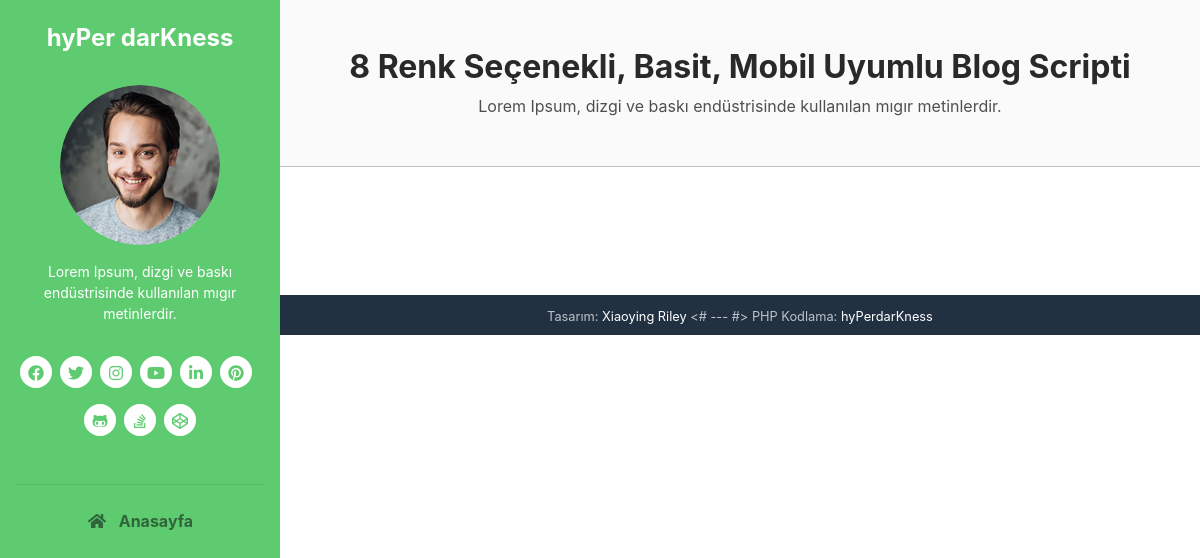
The page / on the database its author committed.
### tables this page shows
CREATE TABLE `settings` (
  `siteadi_title` varchar(200) NOT NULL,
  `siteadi_sidebar` varchar(100) NOT NULL,
  `siteadi_head` varchar(100) NOT NULL,
  `siteadi_intro` text NOT NULL,
  `keywords` varchar(200) NOT NULL,
  `description` varchar(200) NOT NULL,
  `analytics` text NOT NULL,
  `color` int(11) NOT NULL,
  `about` text NOT NULL,
  `facebook` varchar(100) NOT NULL,
  `twitter` varchar(100) NOT NULL,
  `instagram` varchar(100) NOT NULL,
  `youtube` varchar(100) NOT NULL,
  `linkedin` varchar(100) NOT NULL,
  `pinterest` varchar(100) NOT NULL,
  `github` varchar(100) NOT NULL,
  `stackoverflow` varchar(100) NOT NULL,
  `codepen` varchar(100) NOT NULL
);

### assets/blog_conf.php (called while the page is built, shortened)
<?php if(!defined("include")){ echo '<meta http-equiv="refresh" content="0;URL=../index.php">'; exit(); }
$dbhost = "localhost";
$dbuser = "root";
$dbpass = "";
$dbdata = "veritabani";
try {
     $db = new PDO("mysql:host=$dbhost;dbname=$dbdata", "$dbuser", "$dbpass", array(PDO::MYSQL_ATTR_INIT_COMMAND => "SET NAMES utf8"));
} catch ( PDOException $e ){
     print $e->getMessage(); exit();
}
$print = $db->query("select * from settings")->fetch(PDO::FETCH_ASSOC); ?>

### index.php (the view, shortened to what this page needs)
<?php define("include",true); include("assets/blog_conf.php"); ?>
<!DOCTYPE html>
<html lang="en">
<head>
    <link id="theme-style" rel="stylesheet" href="assets/css/theme-<?php echo $print['color']; ?>.css">
</head>
<body>
<?php include("assets/header.php"); ?>
    <div class="main-wrapper">
	    <section class="cta-section theme-bg-light py-5 border-bottom border-light">
		    <div class="container text-center">
			    <h2 class="heading"><?php echo $print['siteadi_head']; ?></h2>
			    <div class="intro"><?php echo $print['siteadi_intro']; ?></div>
		    </div>
	    </section>
	    <section class="blog-list px-3 py-5 p-md-5">
	    </section>
	    <footer class="footer text-center py-2 theme-bg-dark">
            <small class="copyright">Tasarım: <a href="http://themes.3rdwavemedia.com" target="_blank" rel="nofoloow">Xiaoying Riley</a> <# --- #> PHP Kodlama: <a href="https://github.com/hyPerdarKness" target="_blank" rel="nofollow">hyPerdarKness</a></small>
	    </footer>
    </div>
</body>
</html>

### assets/header.php (shortened to what this page needs)
<?php if(!defined("include")){ echo '<meta http-equiv="refresh" content="0;URL=../index.php">'; exit(); } $p = basename($_SERVER['REQUEST_URI']); ?>
    <header class="header text-center">
	    <h1 class="blog-name pt-lg-4 mb-0"><a href="index.php"><?php echo $print['siteadi_sidebar']; ?></a></h1>
	    <nav class="navbar navbar-expand-lg navbar-dark" >
			<div id="navigation" class="collapse navbar-collapse flex-column" >
				<div class="profile-section pt-3 pt-lg-0">
				    <img class="profile-image mb-3 rounded-circle mx-auto" src="assets/images/profile.png" alt="<?php echo $print['siteadi_title']; ?>">
					<div class="bio pb-3"><?php echo $print['about']; ?></div>
					<ul class="social-list list-inline py-3 mx-auto">
<?php if($print['facebook']==""){ }else{ ?><li class="list-inline-item pb-3"><a title="Facebook" href="<?php echo $print['facebook']; ?>" target="_blank"><i class="fab fa-facebook fa-fw"></i></a></li><?php } ?>
<?php if($print['twitter']==""){ }else{ ?><li class="list-inline-item pb-3"><a title="Twitter" href="<?php echo $print['twitter']; ?>" target="_blank"><i class="fab fa-twitter fa-fw"></i></a></li><?php } ?>
<?php if($print['instagram']==""){ }else{ ?><li class="list-inline-item pb-3"><a title="Instagram" href="<?php echo $print['instagram']; ?>" target="_blank"><i class="fab fa-instagram fa-fw"></i></a></li><?php } ?>
<?php if($print['youtube']==""){ }else{ ?><li class="list-inline-item pb-3"><a title="Youtube" href="<?php echo $print['youtube']; ?>" target="_blank"><i class="fab fa-youtube fa-fw"></i></a></li><?php } ?>
<?php if($print['linkedin']==""){ }else{ ?><li class="list-inline-item pb-3"><a title="Linkedin" href="<?php echo $print['linkedin']; ?>" target="_blank"><i class="fab fa-linkedin-in fa-fw"></i></a></li><?php } ?>
<?php if($print['pinterest']==""){ }else{ ?><li class="list-inline-item pb-3"><a title="Pinterest" href="<?php echo $print['pinterest']; ?>" target="_blank"><i class="fab fa-pinterest fa-fw"></i></a></li><?php } ?>
<?php if($print['github']==""){ }else{ ?><li class="list-inline-item pb-3"><a title="Github" href="<?php echo $print['github']; ?>" target="_blank"><i class="fab fa-github-alt fa-fw"></i></a></li><?php } ?>
<?php if($print['stackoverflow']==""){ }else{ ?><li class="list-inline-item pb-3"><a title="Stackoverflow" href="<?php echo $print['stackoverflow']; ?>" target="_blank"><i class="fab fa-stack-overflow fa-fw"></i></a></li><?php } ?>
<?php if($print['codepen']==""){ }else{ ?><li class="list-inline-item pb-3"><a title="Codepen" href="<?php echo $print['codepen']; ?>" target="_blank"><i class="fab fa-codepen fa-fw"></i></a></li><?php } ?>
			        </ul>
			        <hr>
				</div>
				<ul class="navbar-nav flex-column text-left">
					<li class="nav-item<?php if($p==""||$p=="index.php"){ echo ' active'; } ?>">
					    <a class="nav-link" href="index.php"><i class="fas fa-home fa-fw mr-2"></i> Anasayfa</a>
					</li>
				</ul>
			</div>
		</nav>
    </header>

### rows shown on the page
settings: siteadi_sidebar "hyPer darKness", about "Lorem Ipsum, dizgi ve baskı endüstrisinde kullanılan mıgır metinlerdir.", siteadi_head "8 Renk Seçenekli, Basit, Mobil Uyumlu Blog Scripti", siteadi_intro "Lorem Ipsum, dizgi ve baskı endüstrisinde kullanılan mıgır metinlerdir."
